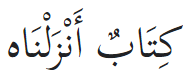
#> input picture test/3.png, 190 x 80 px, given in place of test1.png, which was not available
$ python predict.py test out
#> lines starting #> are read from the running program, lines starting #| are printed output that depends on the picture; after the words box and inside, x2 and y2 are one past the last pixel; in counts of white or black regions, pixels touching at a corner belong together; pictures that were not available may be replaced by others from this repository, and a replacement may not be noted

from __future__ import division
import sys
import os


import numpy as np
import timeit
import pickle
from numpy.ma import asarray
from scipy.signal import convolve2d
from sklearn import svm
import cv2
import numpy as np
import matplotlib.pyplot as plt
from mpl_toolkits.mplot3d import Axes3D
from sklearn.model_selection import train_test_split
from sklearn.pipeline import make_pipeline
from sklearn.preprocessing import StandardScaler
from sklearn.svm import SVC
from sklearn import metrics
from sklearn.metrics import mean_squared_error
from sklearn.metrics import accuracy_score
from sklearn.model_selection import KFold
from sklearn.model_selection import cross_val_score


test_dir=str(sys.argv[1])
out_dir=str(sys.argv[2])


preprocessed_images = []


def prePro(img):
#> called with img = 'test1.png'
    image = cv2.imread(img)
#> image is the input picture: shape (80, 190, 3); mean B, G, R 238.5, 238.3, 238.2
    gray = cv2.cvtColor(image, cv2.COLOR_BGR2GRAY)
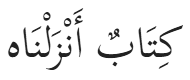
#> gray: shape (80, 190); min 33, max 255, mean 238.3
    thresh = cv2.threshold(gray, 0, 255, cv2.THRESH_BINARY_INV + cv2.THRESH_OTSU)[1]
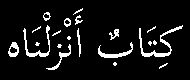
#> thresh: shape (80, 190); 7.8% white in thin lines or dots, all inside (x1, y1, x2, y2) = (8, 8, 183, 70)
    return thresh

# [49 lines left out: function lpq, not called in this run]


prepro_recorded_times=[]

for filename in os.listdir(test_dir):
        start_time=timeit.default_timer()
        image = prePro(test_dir+filename)
        ##print(test_dir+filename)
        prepro_recorded_times.append(timeit.default_timer()-start_time)
        preprocessed_images.append(image)
#> pass 2 of the loop `for filename in os.listdir(test_dir):`:
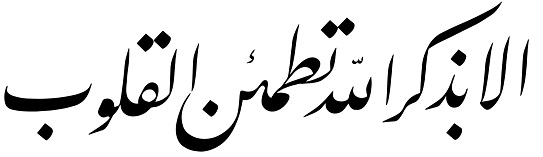
#> input picture test/4.jpg, 543 x 157 px, given in place of test2.png, which was not available
#> in prePro, image is the input picture: shape (157, 543, 3); min 0, max 255, mean 228.5
#> gray: shape (157, 543)
#> in prePro (call 2), `thresh = cv2.threshold(gray, 0, 255, cv2.THRESH_BINARY_INV + cv2.THRES..`:
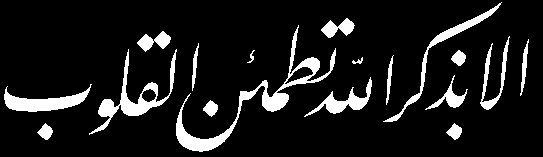
#> thresh: shape (157, 543); 10.4% white; 18 white regions, largest, box (x1, y1, x2, y2) and area: (176, 25, 336, 152) 2224, (89, 49, 177, 135) 1325, (4, 84, 92, 112) 1026
#> (the run stopped early here; a loop or call above may not have finished)
